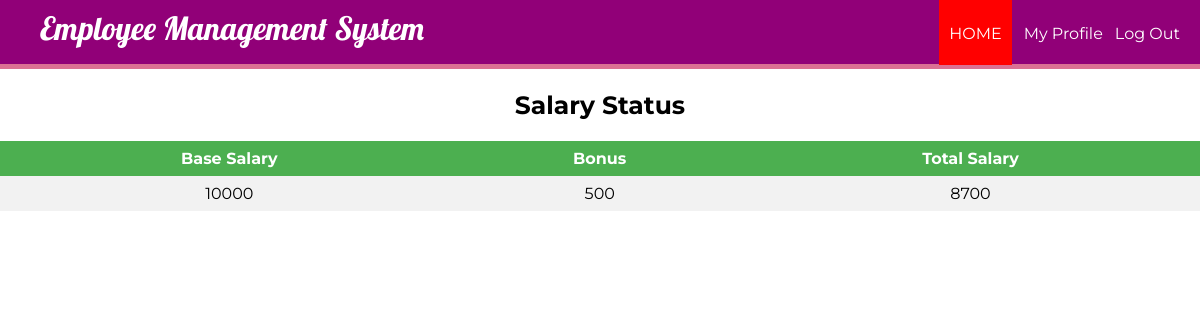
The app's page /Payroll/eloginwel.php?id=73 with its own data.
### Payroll/eloginwel.php (the view, shortened to what this page needs)
<?php
	$id = (isset($_GET['id']) ? $_GET['id'] : '');
	require_once ('process/connect.php');
	$sql3 = "SELECT * FROM `salary` WHERE id = $id";
$result3 = mysqli_query($conn, $sql3);
?>
<html>
<head>
	<link rel="stylesheet" type="text/css" href="styleemplogin.css">
</head>
<body>
	<header>
		<nav>
			<h1>Employee Management System</h1>
			<ul id="navli">
				<li><a class="homered" href="eloginwel.php?id=<?php echo $id?>"">HOME</a></li>
				<li><a class="homeblack" href="myprofile.php?id=<?php echo $id?>"">My Profile</a></li>
				<li><a class="homeblack" href="elogin.html">Log Out</a></li>
			</ul>
		</nav>
	</header>
	<div class="divider"></div>
	<div id="divimg">
	<div>
		<h2 style="font-family: 'Montserrat', sans-serif; font-size: 25px; text-align: center;">Salary Status</h2>
    	<table>
			<tr>
				<th align = "center">Base Salary</th>
				<th align = "center">Bonus</th>
				<th align = "center">Total Salary</th>
			</tr>
			<?php
				while ($employee = mysqli_fetch_assoc($result3)) {
					echo "<tr>";
					echo "<td>".$employee['base']."</td>";
					echo "<td>".$employee['bonus']." </td>";
					echo "<td>".$employee['total']."</td>";
				}
			?>
		</table>
<br>
<br>
<br>
<br>
<br>
	</div>
	</div>
</body>
</html>

### Payroll/styleemplogin.css (style rules this page uses)
body { margin: 0px; }
header { background: rgb(145, 0, 120); color: white; padding: 8px 20px 6px 40px; height: 50px; }
header h1 { display: inline; font-family: 'Lobster', cursive; font-weight: 400; font-size: 32px; float: left; margin-top: 0px; margin-right: 10px; }
nav ul { display: inline; padding: 0px; float: right; }
nav ul li { display: inline-block; list-style-type: none; color: white; float: left; margin-left: 12px; }
nav ul li a { color: white; text-decoration: none; }
#navli { font-family: 'Montserrat', sans-serif; }
.homered { background-color: red; padding: 30px 10px 22px 10px; }
.divider { background-color: palevioletred; height: 5px; }
table { margin: 0px; border-collapse: collapse; width: 100%; font-family: 'Montserrat', sans-serif; }
th, td { text-align: center; padding: 8px; }
tr:nth-child(even) { background-color: #f2f2f2 }
th { background-color: #4CAF50; color: white; }

### records on screen
salary: base "10000", bonus "500", total "8700"
